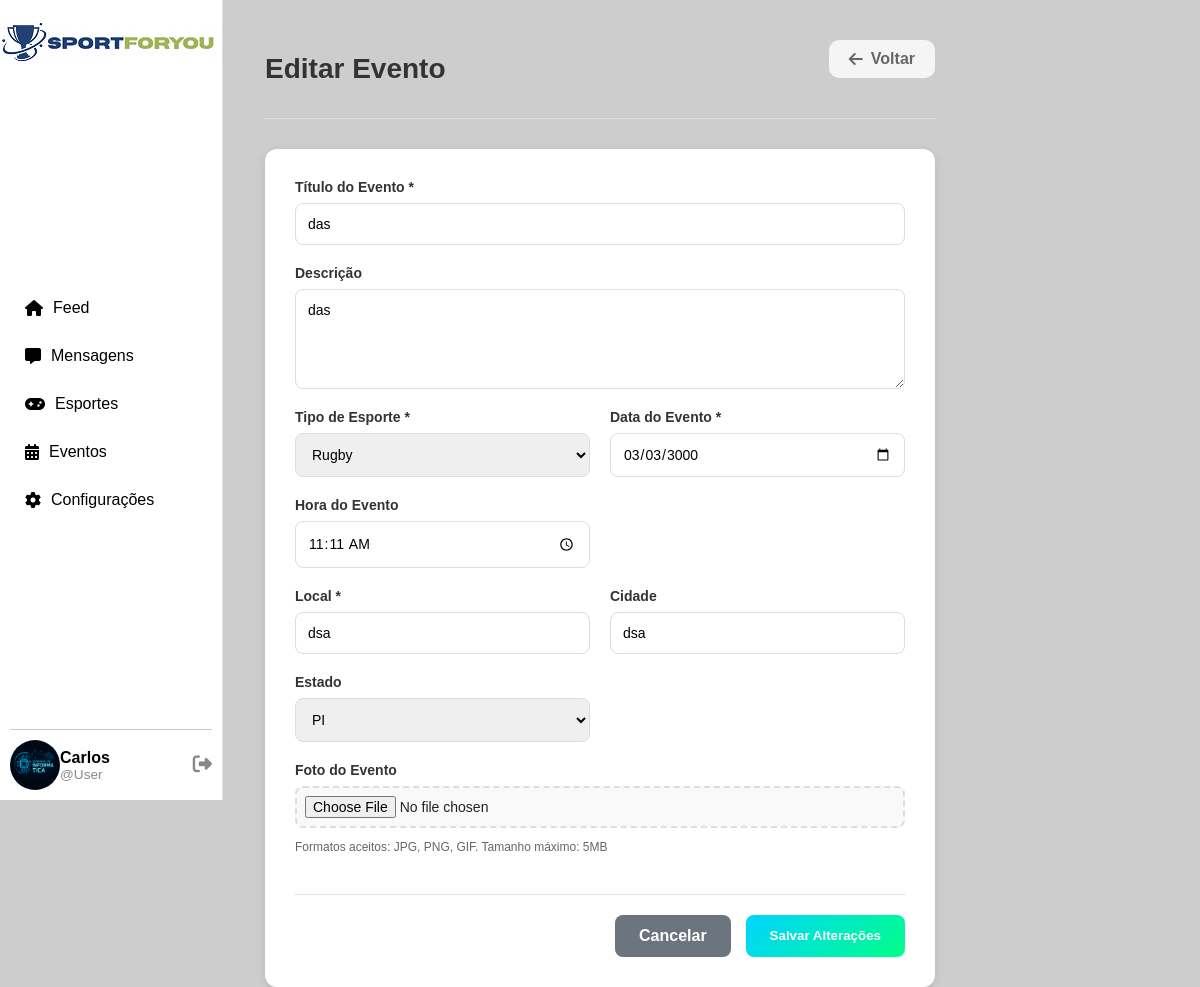
Page /actions/editar_evento.php?id=1 (signed in) on the committed database.
### tables this page shows
CREATE TABLE `eventos` (
  `idevento` int NOT NULL AUTO_INCREMENT,
  `organizador_id` int NOT NULL,
  `titulo` varchar(255) NOT NULL,
  `descricao` text,
  `tipo_esporte` varchar(100) NOT NULL,
  `data_evento` date NOT NULL,
  `hora_evento` time DEFAULT NULL,
  `local` varchar(255) NOT NULL,
  `cidade` varchar(100) DEFAULT NULL,
  `estado` varchar(2) DEFAULT NULL,
  `foto` varchar(255) DEFAULT NULL,
  `criado_em` timestamp NOT NULL DEFAULT CURRENT_TIMESTAMP,
  `atualizado_em` timestamp NOT NULL DEFAULT CURRENT_TIMESTAMP ON UPDATE CURRENT_TIMESTAMP,
  PRIMARY KEY (`idevento`),
  KEY `organizador_id` (`organizador_id`),
  KEY `data_evento` (`data_evento`),
  KEY `tipo_esporte` (`tipo_esporte`),
  CONSTRAINT `eventos_ibfk_1` FOREIGN KEY (`organizador_id`) REFERENCES `usuarios` (`idusuarios`) ON DELETE CASCADE
);

### login/src/EventoDAO.php (called while the page is built, shortened)
<?php
class EventoDAO {
    public static function buscarPorId(int $idevento): ?array {
        $pdo = ConexaoBD::conectar();
        $sql = "SELECT e.*, u.nome as organizador_nome, u.nome_usuario as organizador_usuario, u.foto_perfil,
                (SELECT COUNT(*) FROM eventos_interessados WHERE evento_id = e.idevento) AS total_interessados
                FROM eventos e
                JOIN usuarios u ON e.organizador_id = u.idusuarios
                WHERE e.idevento = ?";
        $stmt = $pdo->prepare($sql);
        $stmt->execute([$idevento]);
        $evento = $stmt->fetch(PDO::FETCH_ASSOC);
        return $evento ?: null;
    }
}

### actions/editar_evento.php (the view, shortened to what this page needs)
<?php
require_once "../login/src/EventoDAO.php";
$idevento = $_GET['id'] ?? null;
$idevento = (int)$idevento;
$evento = EventoDAO::buscarPorId($idevento);
?>
<!DOCTYPE html>
<html lang="pt-br">
<head>
    <link rel="stylesheet" href="../assets/css/feed.css">
    <link rel="stylesheet" href="../assets/css/eventos.css">
    <link rel="stylesheet" href="../assets/css/criar_evento.css">
    <link rel="stylesheet" href="https://cdnjs.cloudflare.com/ajax/libs/font-awesome/6.4.0/css/all.min.css">
</head>
<body>
    <div class="container">
        <aside class="sidebar">
            <div class="logo">
                <img src="../assets/img/logo1.png" alt="Logo SportForYou">
            </div>
            <?php $paginaAtual = basename($_SERVER['PHP_SELF']); ?>
            <nav>
                <ul>
                    <li class="<?= $paginaAtual == 'home.php' ? 'ativo' : '' ?>"><a href="../pages/home.php"><i class="fa-solid fa-house"></i> Feed</a></li>
                    <li class="<?= $paginaAtual == 'mensagens.php' ? 'ativo' : '' ?>"><a href="../pages/mensagens.php"><i class="fa-solid fa-message"></i> Mensagens</a></li>
                    <li class="<?= $paginaAtual == 'esportes.php' ? 'ativo' : '' ?>"><a href="../pages/esportes.php"><i class="fa-solid fa-gamepad"></i> Esportes</a></li>
                    <li class="<?= $paginaAtual == 'eventos.php' ? 'ativo' : '' ?>"><a href="../pages/eventos.php"><i class="fa-solid fa-calendar-days"></i> Eventos</a></li>
                    <li class="<?= $paginaAtual == 'configuracoes.php' ? 'ativo' : '' ?>"><a href="../pages/configuracoes.php"><i class="fa-solid fa-gear"></i> Configurações</a></li>
                </ul>
            </nav>
            <div class="usuario">
                <div class="usuario-topo"></div>
                <div class="usuario-conteudo">
                    <a href="perfil.php?id=<?= $_SESSION['idusuarios'] ?>" class="perfil-link-usuario" style="display: flex; align-items: center; text-decoration: none; color: inherit; flex: 1;">
                        <img src="../login/uploads/<?= htmlspecialchars($_SESSION['foto_perfil']) ?>" alt="Foto de perfil">
                        <div class="user-info">
                            <span class="nome"><?= htmlspecialchars($_SESSION['nome']) ?></span>
                            <span class="nome_usuario">@<?= htmlspecialchars($_SESSION['nome_usuario']) ?></span>
                        </div>
                    </a>
                    <a href="../login/logout.php" class="logout" title="Sair" style="margin-left: auto;">
                        <i class="fa-solid fa-right-from-bracket"></i>
                    </a>
                </div>
            </div>
        </aside>
        <main class="feed">
            <header class="eventos-header">
                <h1>Editar Evento</h1>
                <a href="../pages/eventos.php" class="btn-voltar">
                    <i class="fa-solid fa-arrow-left"></i> Voltar
                </a>
            </header>
            <div class="form-container">
                <form method="POST" action="../actions/processar_evento.php" enctype="multipart/form-data" class="evento-form">
                    <div class="form-group">
                        <label for="titulo">Título do Evento *</label>
                        <input type="text" id="titulo" name="titulo" required maxlength="255" value="<?= htmlspecialchars($evento['titulo']) ?>">
                    </div>
                    <div class="form-group">
                        <label for="descricao">Descrição</label>
                        <textarea id="descricao" name="descricao" rows="4"><?= htmlspecialchars($evento['descricao'] ?? '') ?></textarea>
                    </div>
                    <div class="form-row">
                        <div class="form-group">
                            <label for="tipo_esporte">Tipo de Esporte *</label>
                            <select id="tipo_esporte" name="tipo_esporte" required>
                                <?php
                                $esportes = ['Futebol', 'Basquete', 'Vôlei', 'Tênis', 'Natação', 'Corrida', 'Ciclismo', 'Sinuca', 'Bocha', 'Futebol Americano', 'Rugby', 'Handball', 'Surf', 'Skate', 'Judô', 'Jiu-jitsu', 'Boxe', 'MMA'];
                                foreach ($esportes as $esporte):
                                    $selected = $evento['tipo_esporte'] == $esporte ? 'selected' : '';
                                ?>
                                    <option value="<?= htmlspecialchars($esporte) ?>" <?= $selected ?>><?= htmlspecialchars($esporte) ?></option>
                                <?php endforeach; ?>
                            </select>
                        </div>
                        <div class="form-group">
                            <label for="data_evento">Data do Evento *</label>
                            <input type="date" id="data_evento" name="data_evento" required value="<?= $evento['data_evento'] ?>">
                        </div>
                        <div class="form-group">
                            <label for="hora_evento">Hora do Evento</label>
                            <input type="time" id="hora_evento" name="hora_evento" value="<?= $evento['hora_evento'] ?? '' ?>">
                        </div>
                    </div>
                    <div class="form-row">
                        <div class="form-group">
                            <label for="local">Local *</label>
                            <input type="text" id="local" name="local" required maxlength="255" value="<?= htmlspecialchars($evento['local']) ?>">
                        </div>
                        <div class="form-group">
                            <label for="cidade">Cidade</label>
                            <input type="text" id="cidade" name="cidade" maxlength="100" value="<?= htmlspecialchars($evento['cidade'] ?? '') ?>">
                        </div>
                        <div class="form-group">
                            <label for="estado">Estado</label>
                            <select id="estado" name="estado">
                                <?php
                                $estados = ['AC', 'AL', 'AP', 'AM', 'BA', 'CE', 'DF', 'ES', 'GO', 'MA', 'MT', 'MS', 'MG', 'PA', 'PB', 'PR', 'PE', 'PI', 'RJ', 'RN', 'RS', 'RO', 'RR', 'SC', 'SP', 'SE', 'TO'];
                                foreach ($estados as $estado):
                                    $selected = ($evento['estado'] ?? '') == $estado ? 'selected' : '';
                                ?>
                                    <option value="<?= $estado ?>" <?= $selected ?>><?= $estado ?></option>
                                <?php endforeach; ?>
                            </select>
                        </div>
                    </div>
                    <div class="form-group">
                        <label for="foto">Foto do Evento</label>
                        <input type="file" id="foto" name="foto" accept="image/*">
                        <small>Formatos aceitos: JPG, PNG, GIF. Tamanho máximo: 5MB</small>
                    </div>
                    <div class="form-actions">
                        <a href="../pages/eventos.php" class="btn-cancelar">Cancelar</a>
                        <button type="submit" class="btn-salvar">Salvar Alterações</button>
                    </div>
                </form>
            </div>
        </main>
    </div>
</body>
</html>

### assets/css/feed.css (style rules this page uses)
* { margin: 0; padding: 0; box-sizing: border-box; font-family: "Poppins", sans-serif; }
body { background-color: #52525249; color: #222; }
.container { display: flex; height: 100vh; }
.sidebar { position: fixed; top: 0; left: 0; width: 223px; height: 100vh; background: #fff; border-right: 1px solid #ddd; display: flex; flex-direction: column; justify-content: space-between; z-index: 1000; transition: transform 0.3s ease; }
.sidebar .logo { text-align: center; padding: 20px; padding-left: 0px; }
.sidebar nav ul { list-style: none; padding: 0; margin: 0; }
.sidebar nav ul li { padding: 0; cursor: pointer; transition: background 0.3s; }
.sidebar nav ul li a { display: flex; align-items: center; gap: 10px; padding: 15px 25px; text-decoration: none; color: #000; width: 100%; box-sizing: border-box; transition: background 0.3s; }
.usuario { display: flex; flex-direction: column; padding: 10px; }
.usuario-topo { height: 1px; background-color: #ccc; margin-bottom: 10px; width: 100%; }
.usuario-conteudo { display: flex; align-items: center; gap: 10px; }
.usuario img { width: 50px; height: 50px; border-radius: 50%; object-fit: cover; }
.user-info { display: flex; flex-direction: column; justify-content: center; flex: 1; }
.user-info .nome { font-weight: bold; font-size: 1em; color: #000; }
.user-info .nome_usuario { font-size: 0.85em; color: #888; }
.usuario-conteudo .logout { color: #888; font-size: 1.2em; text-decoration: none; transition: color 0.2s; }
.feed { flex: 1; padding: 20px 40px; max-width: 750px; margin: 0 auto; }
.btn-voltar { display: inline-flex; align-items: center; gap: 8px; margin-bottom: 20px; padding: 10px 20px; background: #f5f5f5; color: #333; text-decoration: none; border-radius: 10px; font-weight: 600; transition: background 0.2s; }
body { overflow-y: scroll; }

### assets/css/eventos.css (style rules this page uses)
.eventos-header { display: flex; justify-content: space-between; align-items: center; padding: 20px 0; margin-bottom: 30px; border-bottom: 1px solid #e0e0e0; }
.eventos-header h1 { font-size: 28px; font-weight: 700; color: #333; margin: 0; }

### assets/css/criar_evento.css (style rules this page uses)
.form-container { background: white; padding: 30px; border-radius: 12px; box-shadow: 0 2px 8px rgba(0, 0, 0, 0.1); max-width: 800px; margin: 0 auto; }
.evento-form { display: flex; flex-direction: column; gap: 20px; }
.form-row { display: grid; grid-template-columns: repeat(auto-fit, minmax(200px, 1fr)); gap: 20px; }
.form-group { display: flex; flex-direction: column; gap: 8px; }
.form-group label { font-weight: 600; color: #333; font-size: 14px; }
.form-group input, .form-group select, .form-group textarea { padding: 12px; border: 1px solid #ddd; border-radius: 8px; font-size: 14px; transition: border-color 0.2s; font-family: inherit; }
.form-group textarea { resize: vertical; min-height: 100px; }
.form-group small { font-size: 12px; color: #666; margin-top: 4px; }
.form-group input[type="file"] { padding: 8px; border: 2px dashed #ddd; background: #f9f9f9; cursor: pointer; }
.form-actions { display: flex; justify-content: flex-end; gap: 15px; margin-top: 20px; padding-top: 20px; border-top: 1px solid #e0e0e0; }
.btn-voltar { color: #666; text-decoration: none; display: flex; align-items: center; gap: 8px; transition: color 0.2s; }
.btn-cancelar, .btn-salvar { padding: 12px 24px; border-radius: 8px; font-weight: 600; text-decoration: none; border: none; cursor: pointer; transition: transform 0.2s, box-shadow 0.2s; }
.btn-cancelar { background: #6c757d; color: white; }
.btn-salvar { background: linear-gradient(135deg, #00d4ff 0%, #00ff88 100%); color: white; }

### rows in the picture
eventos: titulo "das", descricao "das", data_evento "03/03/3000", hora_evento "11:11:00", local "dsa", cidade "dsa"

### other values in the picture
$_SESSION['nome'] "Carlos"
$_SESSION['nome_usuario'] "User"
form field tipo_esporte "Rugby"
form field estado "PI"
